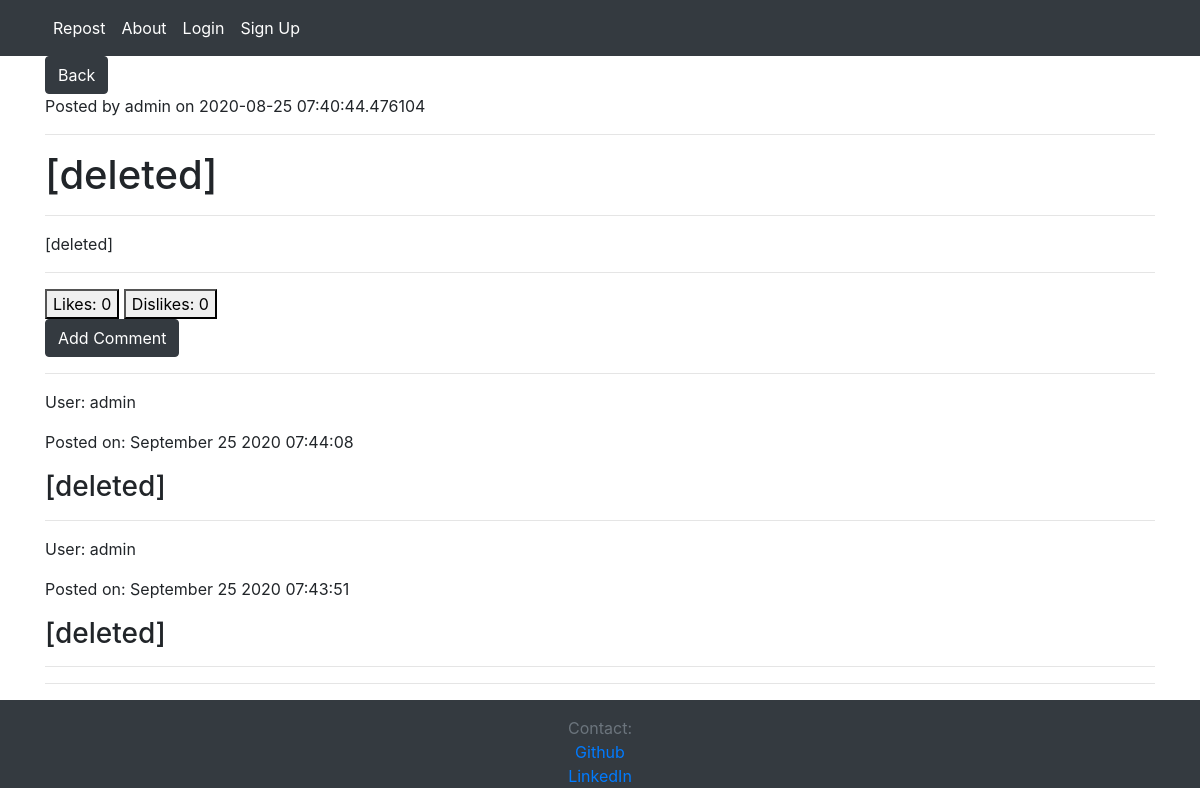
/post/1, run on the app's committed database.
### app/models.py (models this page shows, shortened)
class FeedPost(db.Model):
    id = db.Column(db.Integer, primary_key=True)
    title = db.Column(db.String(100), nullable=False)
    content = db.Column(db.Text, nullable=False)
    author = db.Column(db.String(20), nullable=False, default='Unknown')
    date = db.Column(db.DateTime, nullable=False, default=datetime.now)
    likes = db.Column(db.Integer, nullable=False, default=0)
    dislikes = db.Column(db.Integer, nullable=False, default=0)

class PostComments(db.Model):
    id = db.Column(db.Integer, primary_key=True)
    post_id = db.Column(db.Integer, nullable=False)
    content = db.Column(db.Text, nullable=False)
    author = db.Column(db.String(20), nullable=False, default='Unknown')
    date = db.Column(db.DateTime, nullable=False, default=datetime.now)
    likes = db.Column(db.Integer, nullable=False, default=0)
    dislikes = db.Column(db.Integer, nullable=False, default=0)

### app/routes.py (the view)
@app.route('/post/<int:id>', methods=['GET', 'POST'])
def display_post(id):
    post = FeedPost.query.get_or_404(id)
    if request.method == 'POST':
        comment_post_id = request.form['post-id']
        comment_content = request.form['content'] if request.form['content'] != '' else '[deleted]'
        new_comment = PostComments(post_id = comment_post_id, content = comment_content, author = current_user.username)
        db.session.add(new_comment)
        db.session.commit()
        return redirect(url_for('display_post', id=id))
    else:
        comments = PostComments.query.filter_by(post_id=id).order_by(PostComments.date.desc()).all()
        return render_template('display_post.html', post=post, comments=comments)

### app/templates/display_post.html (shortened to what this page needs)
{% extends 'base.html' %}  {% block body %}
<a class="btn btn-dark" href="#" onclick="history.go(-1)">Back</a>
<br />
<p>
  Posted by {% if post.author %} {{post.author}} {% else %} [Unknown] {%endif%}
  on {{post.date}}
</p>
<hr />
<h1>{{post.title}}</h1>
<hr />
<p>{{post.content}}</p>
<hr />
<div class="like-bar">
  <button>Likes: {{post.likes}}</button>
  <button>Dislikes: {{post.dislikes}}</button>
</div>
<div id="comment_section">
  <button id="add-comment" class="btn btn-dark">Add Comment</button>
  <hr />
  {%for comment in comments%}
  <p>User: {{comment.author}}</p>
  <p class="publish-date">{{comment.date}}</p>
  <h3>{{comment.content}}</h3>
  <hr />
  {%endfor%}
  <hr />
</div>
{% endblock %}

### data on the page
FeedPost: author "admin", date "2020-08-25 07:40:44.476104", title "[deleted]", content "[deleted]", likes "0", dislikes "0"
PostComments: author "admin", content "[deleted]"
PostComments: author "admin", content "[deleted]"
